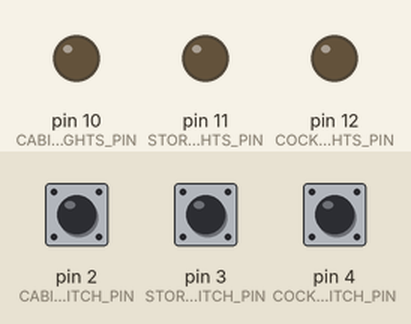
The sketch below on a simulated Arduino Uno, built with avr-gcc and run on an emulated ATmega328P. Parts: output pins drawn as LEDs (lit = HIGH). The test bench sets the inputs (shaded band); at power-on: pin 2 (CABIN_SWITCH_PIN) LOW, pin 3 (STORAGE_SWITCH_PIN) LOW, pin 4 (COCKPIT_SWITCH_PIN) LOW.

Above: at 1.2 s.
1.3 s: pin 2 (CABIN_SWITCH_PIN) pulled HIGH for 0.15 s
At 1.37 s:
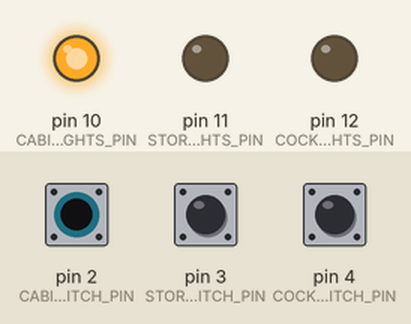
2.9 s: pin 3 (STORAGE_SWITCH_PIN) pulled HIGH for 0.15 s
At 2.97 s:
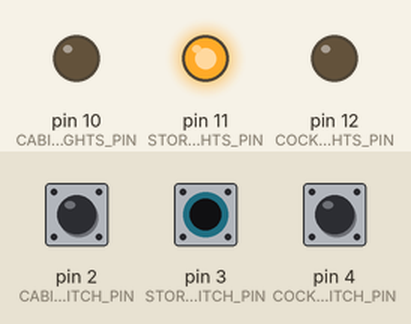
4.5 s: pin 4 (COCKPIT_SWITCH_PIN) pulled HIGH for 0.15 s
At 4.57 s:
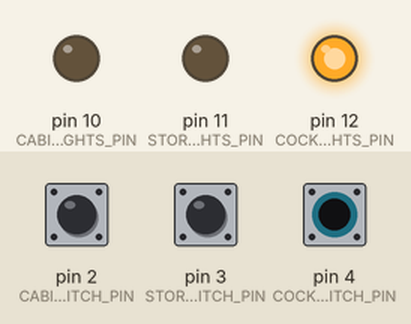
6.1 s: pin 4 (COCKPIT_SWITCH_PIN) pulled HIGH for 3.2 s
At 10.0 s:
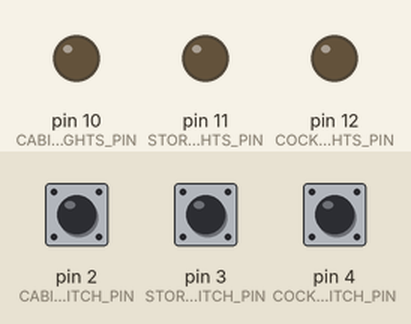
10.8 s: pin 2 (CABIN_SWITCH_PIN) pulled HIGH for 3.2 s
At 11.2 s:
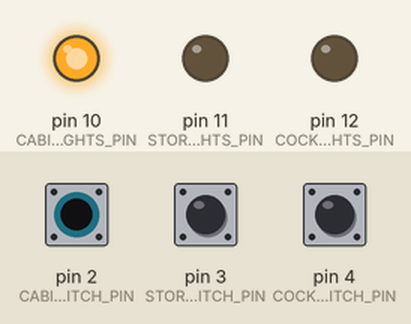
15.5 s: pin 2 (CABIN_SWITCH_PIN) driven HIGH and pin 3 (STORAGE_SWITCH_PIN) driven HIGH
At 15.9 s:
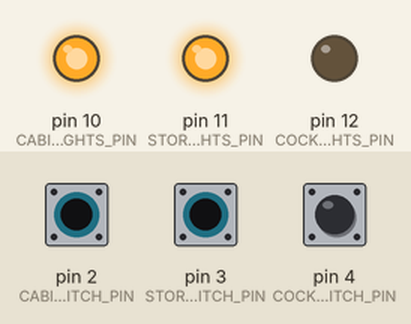
Timing chart, 0 to 18.0 s (numbered marks = the images above; inputs shaded):
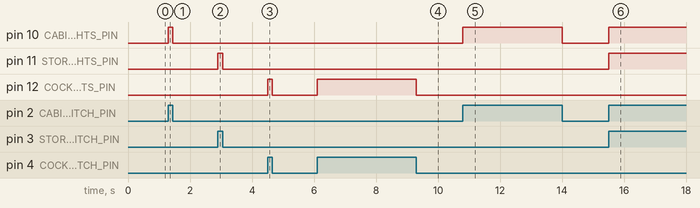

The sketch:

Day4_cabin_lighting.ino
```cpp
#include <Arduino.h>

const int CABIN_SWITCH_PIN = 2;

const int STORAGE_SWITCH_PIN = 3;

const int COCKPIT_SWITCH_PIN = 4;

const int CABIN_LIGHTS_PIN = 10;

const int STORAGE_LIGHTS_PIN = 11;

const int COCKPIT_LIGHTS_PIN = 12;

void setup()
{
	pinMode(STORAGE_SWITCH_PIN, INPUT);
	pinMode(COCKPIT_SWITCH_PIN, INPUT);
	pinMode(CABIN_SWITCH_PIN, INPUT);

	pinMode(STORAGE_LIGHTS_PIN, OUTPUT);
	pinMode(COCKPIT_LIGHTS_PIN, OUTPUT);
	pinMode(CABIN_LIGHTS_PIN, OUTPUT);
}

void loop()
{
	digitalWrite(STORAGE_LIGHTS_PIN, digitalRead(STORAGE_SWITCH_PIN));
	digitalWrite(COCKPIT_LIGHTS_PIN, digitalRead(COCKPIT_SWITCH_PIN));
	digitalWrite(CABIN_LIGHTS_PIN, digitalRead(CABIN_SWITCH_PIN));
}
```

Measured:
- after the input at 1.3 s, pin 10 (CABIN_LIGHTS_PIN): LOW → HIGH at once, → LOW 0.15 s later
- after the input at 2.9 s, pin 11 (STORAGE_LIGHTS_PIN): LOW → HIGH at once, → LOW 0.15 s later
- after the input at 4.5 s, pin 12 (COCKPIT_LIGHTS_PIN): LOW → HIGH at once, → LOW 0.15 s later
- after the input at 6.1 s, pin 12 (COCKPIT_LIGHTS_PIN): LOW → HIGH at once, → LOW 3.2 s later
- after the input at 10.8 s, pin 10 (CABIN_LIGHTS_PIN): LOW → HIGH at once, → LOW 3.2 s later
- after the input at 15.5 s, pin 10 (CABIN_LIGHTS_PIN), pin 11 (STORAGE_LIGHTS_PIN): LOW → HIGH at once
